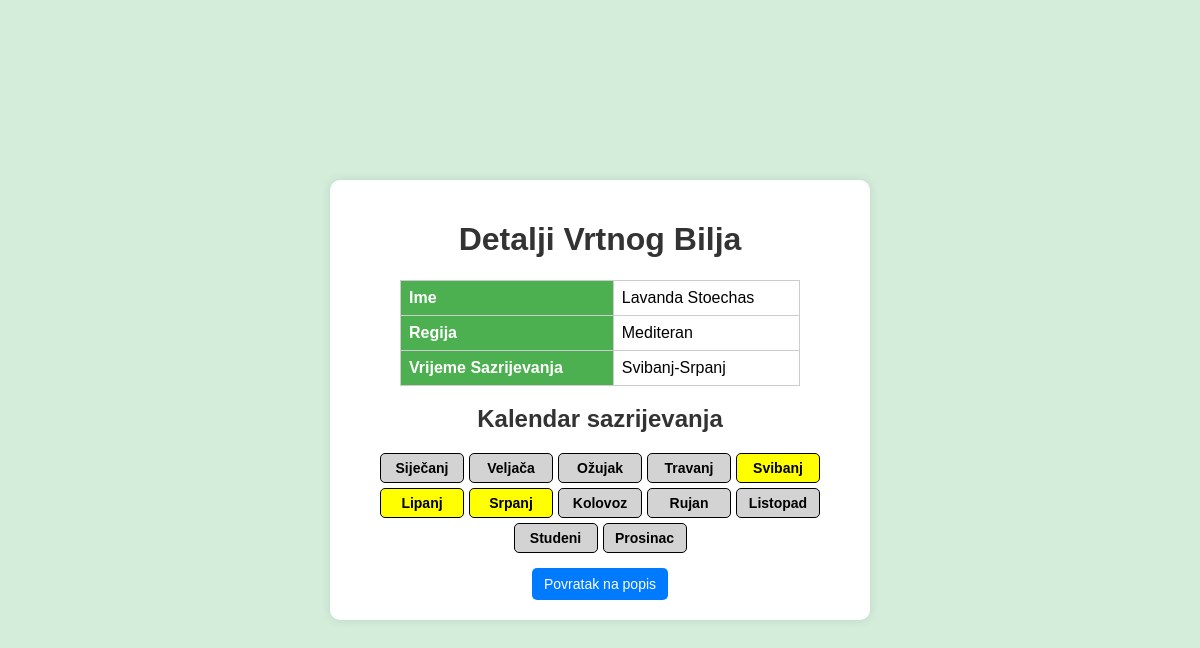
/vrtnabiljke/85/, run on the app's committed database.
### PZWapp/models.py (models this page shows, shortened)
class VrtnaBiljka(models.Model):
    user = models.ForeignKey(
        settings.AUTH_USER_MODEL,
        on_delete=models.CASCADE,
        related_name='vrtne_biljke',
        default=get_default_user()
    )
    ime_v = models.CharField(max_length=30)
    regijaBiljke_v = models.CharField(max_length=100)
    vrijemeSazrijevanja_v = models.CharField(max_length=50)

### PZWapp/views.py (the view)
# urls.py: path('vrtnabiljke/<int:pk>/', VrtnaBiljkaDetailView.as_view(), name='vrtnabiljka_detail'),
class VrtnaBiljkaDetailView(DetailView):
    model = VrtnaBiljka
    template_name = 'main/vrtna_biljka_detail.html'
    def get_context_data(self, **kwargs):
        context = super().get_context_data(**kwargs)
        context.update(self.get_sazrijevanje_context(self.object.vrijemeSazrijevanja_v))
        return context
    def get_sazrijevanje_context(self, vrijeme_sazrijevanja):
        months = ["Siječanj", "Veljača", "Ožujak", "Travanj", "Svibanj", "Lipanj",
                "Srpanj", "Kolovoz", "Rujan", "Listopad", "Studeni", "Prosinac"]
        highlighted_months = []
        if vrijeme_sazrijevanja:
            try:
                start_month, end_month = [m.strip() for m in vrijeme_sazrijevanja.split("-")]
                start_index = months.index(start_month)
                end_index = months.index(end_month)
                highlighted_months = [months[i] for i in range(start_index, end_index + 1)]
            except ValueError:
                print("Greška kod prepoznavanja mjeseci:", vrijeme_sazrijevanja)
        return {'months': months, 'highlighted_months': highlighted_months}

### PZWapp/templates/main/vrtna_biljka_detail.html (shortened to what this page needs)
<!DOCTYPE html>
<html>
<head>
    {% load static %}
    <link rel="stylesheet" type="text/css" href="{% static 'css/detalji.css' %}">
</head>
<body>
    <div class="container">
        <h1>Detalji Vrtnog Bilja</h1>
        <table>
            <tr>
                <th>Ime</th>
                <td>{{ object.ime_v }}</td>
            </tr>
            <tr>
                <th>Regija</th>
                <td>{{ object.regijaBiljke_v }}</td>
            </tr>
            <tr>
                <th>Vrijeme Sazrijevanja</th>
                <td>{{ object.vrijemeSazrijevanja_v }}</td>
            </tr>
        </table>
        <h2>Kalendar sazrijevanja</h2>
        <div class="calendar">
            {% for month in months %}
                <div class="month {% if month in highlighted_months %}highlight{% endif %}">
                    {{ month }}
                </div>
            {% endfor %}
        </div>
        <a href="{% url 'PZWapp:vrtnabiljka_list' %}" class="back-button">Povratak na popis</a>
    </div>
</body>
</html>

### PZWapp/static/css/detalji.css (style rules this page uses)
body { font-family: Arial, sans-serif; background-color: #d4edda; display: flex; justify-content: center; align-items: center; height: 100vh; margin: 0; }
.container { background-color: white; padding: 20px; border-radius: 10px; box-shadow: 0 0 10px rgba(0, 0, 0, 0.1); text-align: center; max-width: 500px; width: 100%; }
h1, h2 { color: #333; }
table { width: 100%; max-width: 400px; margin: 0 auto; border-collapse: collapse; margin-bottom: 15px; }
th, td { padding: 8px; border: 1px solid #ccc; text-align: left; }
th { background-color: #4CAF50; color: white; }
.calendar { display: flex; flex-wrap: wrap; justify-content: center; gap: 5px; margin-bottom: 15px; }
.month { width: 70px; padding: 6px; text-align: center; border: 1px solid black; border-radius: 5px; background-color: lightgray; font-weight: bold; font-size: 14px; }
.highlight { background-color: yellow !important; }
.back-button { display: inline-block; padding: 8px 12px; background-color: #007BFF; color: white; text-decoration: none; border-radius: 5px; font-size: 14px; }

### data on the page
VrtnaBiljka: ime_v "Lavanda Stoechas", regijaBiljke_v "Mediteran", vrijemeSazrijevanja_v "Svibanj-Srpanj"

### other printed values
{{ month }} "Siječanj" "Veljača" "Ožujak" "Travanj" "Svibanj" "Lipanj" "Srpanj" "Kolovoz" "Rujan" "Listopad" "Studeni" "Prosinac"
